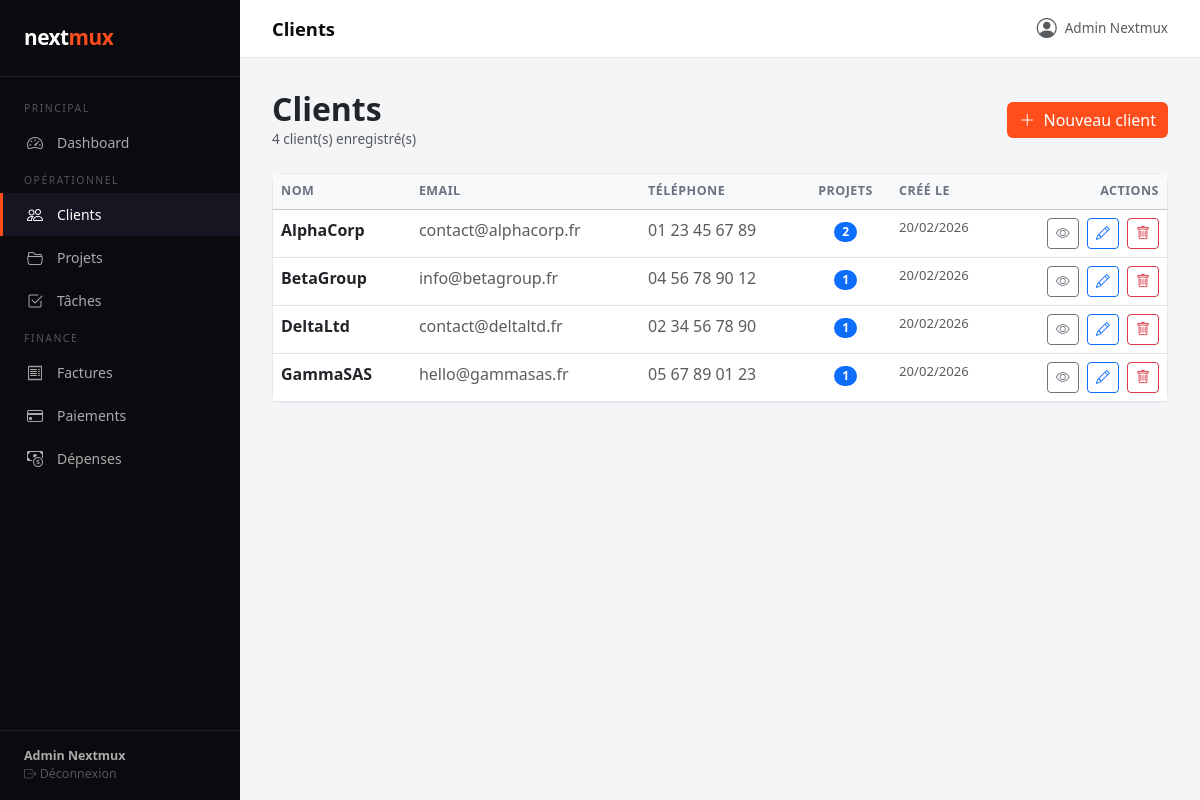
The page /index.php?module=clients&action=index (signed in) on the database its author committed.
### tables this page shows
CREATE TABLE IF NOT EXISTS clients (
  id INT AUTO_INCREMENT PRIMARY KEY,
  nom VARCHAR(100) NOT NULL,
  email VARCHAR(150),
  telephone VARCHAR(20),
  adresse TEXT,
  created_at DATETIME DEFAULT CURRENT_TIMESTAMP
);

### controllers/clientsController.php (called while the page is built, shortened)
<?php
require_once __DIR__ . '/../models/Client.php';
class ClientsController {
    private Client $model;
    public function __construct() {
        $this->model = new Client();
    }
    public function index(): void {
        $clients    = $this->model->getAll();
        require_once __DIR__ . '/../views/clients/index.php';
    }
}

### config/db.php (called while the page is built, shortened)
<?php
function getDB(): PDO {
    static $pdo = null;
    if ($pdo === null) {
        $dsn = "mysql:host=" . DB_HOST . ";dbname=" . DB_NAME . ";charset=" . DB_CHARSET;
        try {
            $pdo = new PDO($dsn, DB_USER, DB_PASS, [
                PDO::ATTR_ERRMODE            => PDO::ERRMODE_EXCEPTION,
                PDO::ATTR_DEFAULT_FETCH_MODE => PDO::FETCH_ASSOC,
                PDO::ATTR_EMULATE_PREPARES   => false,
            ]);
        } catch (PDOException $e) {
            die(json_encode(['error' => 'Connexion BDD échouée : ' . $e->getMessage()]));
        }
    }
    return $pdo;
}

### models/Client.php (called while the page is built, shortened)
<?php
class Client {
    private PDO $db;
    public function __construct() {
        $this->db = getDB();
    }
    public function getAll(): array {
        $stmt = $this->db->query("
            SELECT c.*, COUNT(p.id) AS nb_projets
            FROM clients c
            LEFT JOIN projets p ON p.client_id = c.id
            GROUP BY c.id
            ORDER BY c.nom
        ");
        return $stmt->fetchAll();
    }
}

### views/clients/index.php (the view, shortened to what this page needs)
<?php require_once __DIR__ . '/../layout/header.php'; ?>
<div class="d-flex justify-content-between align-items-center mb-4">
  <div>
    <h2 class="mb-0 fw-bold">Clients</h2>
    <p class="text-muted mb-0" style="font-size:0.85rem"><?= count($clients) ?> client(s) enregistré(s)</p>
  </div>
  <a href="index.php?module=clients&action=create" class="btn btn-accent">
    <i class="bi bi-plus-lg me-1"></i> Nouveau client
  </a>
</div>
<div class="card">
  <div class="card-body p-0">
    <?php if (empty($clients)): ?>
      <div class="text-center py-5 text-muted">
        <i class="bi bi-people fs-1 d-block mb-2"></i>
        Aucun client pour l'instant.
      </div>
    <?php else: ?>
    <table class="table table-hover mb-0">
      <thead class="table-light">
        <tr>
          <th>Nom</th><th>Email</th><th>Téléphone</th>
          <th class="text-center">Projets</th><th>Créé le</th><th class="text-end">Actions</th>
        </tr>
      </thead>
      <tbody>
        <?php foreach ($clients as $c): ?>
        <tr>
          <td>
            <a href="index.php?module=clients&action=show&id=<?= $c['id'] ?>"
               class="fw-semibold text-decoration-none text-dark">
              <?= htmlspecialchars($c['nom']) ?>
            </a>
          </td>
          <td class="text-muted"><?= htmlspecialchars($c['email'] ?? '—') ?></td>
          <td class="text-muted"><?= htmlspecialchars($c['telephone'] ?? '—') ?></td>
          <td class="text-center">
            <span class="badge bg-primary rounded-pill"><?= $c['nb_projets'] ?></span>
          </td>
          <td class="text-muted" style="font-size:0.82rem">
            <?= date('d/m/Y', strtotime($c['created_at'])) ?>
          </td>
          <td class="text-end">
            <a href="index.php?module=clients&action=show&id=<?= $c['id'] ?>"
               class="btn btn-sm btn-outline-secondary me-1" title="Voir">
              <i class="bi bi-eye"></i>
            </a>
            <a href="index.php?module=clients&action=edit&id=<?= $c['id'] ?>"
               class="btn btn-sm btn-outline-primary me-1" title="Modifier">
              <i class="bi bi-pencil"></i>
            </a>
            <form method="POST"
                  action="index.php?module=clients&action=delete&id=<?= $c['id'] ?>"
                  class="d-inline"
                  onsubmit="return confirm('Supprimer ce client et tous ses projets ?')">
              <button class="btn btn-sm btn-outline-danger" title="Supprimer">
                <i class="bi bi-trash"></i>
              </button>
            </form>
          </td>
        </tr>
        <?php endforeach; ?>
      </tbody>
    </table>
    <?php endif; ?>
  </div>
</div>
<?php require_once __DIR__ . '/../layout/footer.php'; ?>

### views/layout/header.php (style rules this page uses)
:root { --sidebar-w: 240px; --accent: #FF4D1C; --dark: #0a0a0f; }
body { background: #f4f5f7; font-family: 'Segoe UI', sans-serif; }
.card { border: 1px solid #e5e7eb; border-radius: 10px; }
.btn-accent { background: var(--accent); color: white; border: none; }
table.table th { font-size: 0.78rem; text-transform: uppercase; letter-spacing: 0.5px; color: #6b7280; font-weight: 600; }

### rows shown on the page
clients: nom "AlphaCorp", email "contact@alphacorp.fr", telephone "01 23 45 67 89", nb_projets "2", created_at "20/02/2026"
clients: nom "BetaGroup", email "info@betagroup.fr", telephone "04 56 78 90 12", nb_projets "1", created_at "20/02/2026"
clients: nom "DeltaLtd", email "contact@deltaltd.fr", telephone "02 34 56 78 90", nb_projets "1", created_at "20/02/2026"
clients: nom "GammaSAS", email "hello@gammasas.fr", telephone "05 67 89 01 23", nb_projets "1", created_at "20/02/2026"

### other values the page prints
$user['nom'] "Admin Nextmux"
$page_title "Clients"
count($clients) "4"
